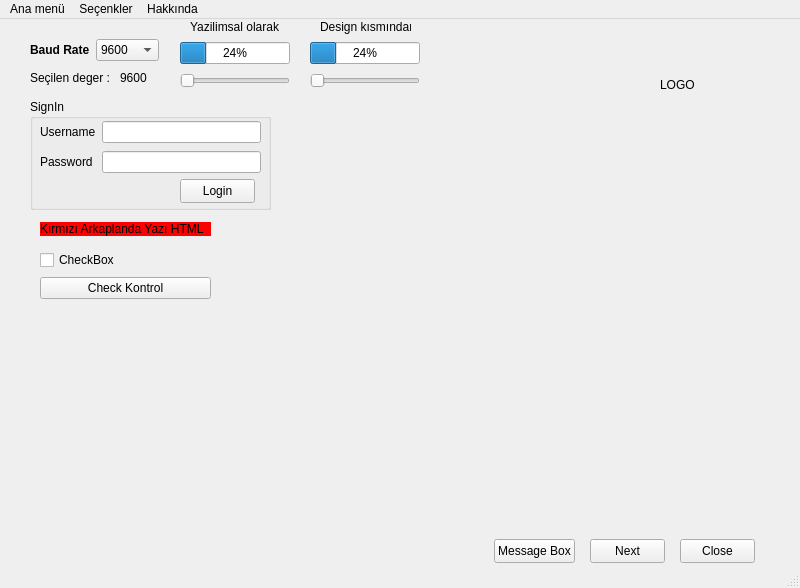
<?xml version="1.0" encoding="UTF-8"?>
<ui version="4.0">
 <class>MainWindow</class>
 <widget class="QMainWindow" name="MainWindow">
  <property name="geometry">
   <rect>
    <x>0</x>
    <y>0</y>
    <width>800</width>
    <height>588</height>
   </rect>
  </property>
  <property name="windowTitle">
   <string>MainWindow</string>
  </property>
  <widget class="QWidget" name="centralwidget">
   <widget class="QPushButton" name="pushButton">
    <property name="geometry">
     <rect>
      <x>680</x>
      <y>520</y>
      <width>75</width>
      <height>24</height>
     </rect>
    </property>
    <property name="text">
     <string>Close</string>
    </property>
   </widget>
   <widget class="QPushButton" name="pushButton_2">
    <property name="geometry">
     <rect>
      <x>590</x>
      <y>520</y>
      <width>75</width>
      <height>24</height>
     </rect>
    </property>
    <property name="text">
     <string>Next</string>
    </property>
   </widget>
   <widget class="QLabel" name="label_4">
    <property name="geometry">
     <rect>
      <x>190</x>
      <y>0</y>
      <width>91</width>
      <height>16</height>
     </rect>
    </property>
    <property name="text">
     <string>Yazilimsal olarak</string>
    </property>
   </widget>
   <widget class="QLabel" name="label_5">
    <property name="geometry">
     <rect>
      <x>320</x>
      <y>0</y>
      <width>91</width>
      <height>16</height>
     </rect>
    </property>
    <property name="text">
     <string>Design kısmından</string>
    </property>
   </widget>
   <widget class="QPushButton" name="pushButton_3">
    <property name="geometry">
     <rect>
      <x>494</x>
      <y>520</y>
      <width>81</width>
      <height>24</height>
     </rect>
    </property>
    <property name="text">
     <string>Message Box</string>
    </property>
   </widget>
   <widget class="QGroupBox" name="groupBox">
    <property name="geometry">
     <rect>
      <x>30</x>
      <y>80</y>
      <width>241</width>
      <height>111</height>
     </rect>
    </property>
    <property name="title">
     <string>SignIn</string>
    </property>
    <widget class="QPushButton" name="pushButton_4">
     <property name="geometry">
      <rect>
       <x>150</x>
       <y>80</y>
       <width>75</width>
       <height>24</height>
      </rect>
     </property>
     <property name="text">
      <string>Login</string>
     </property>
    </widget>
    <widget class="QWidget" name="layoutWidget">
     <property name="geometry">
      <rect>
       <x>10</x>
       <y>20</y>
       <width>221</width>
       <height>56</height>
      </rect>
     </property>
     <layout class="QVBoxLayout" name="verticalLayout_4">
      <item>
       <layout class="QHBoxLayout" name="horizontalLayout_3">
        <item>
         <widget class="QLabel" name="label_6">
          <property name="text">
           <string>Username</string>
          </property>
         </widget>
        </item>
        <item>
         <widget class="QLineEdit" name="username"/>
        </item>
       </layout>
      </item>
      <item>
       <layout class="QHBoxLayout" name="horizontalLayout_4">
        <item>
         <widget class="QLabel" name="label_7">
          <property name="text">
           <string>Password </string>
          </property>
         </widget>
        </item>
        <item>
         <widget class="QLineEdit" name="password"/>
        </item>
       </layout>
      </item>
     </layout>
    </widget>
   </widget>
   <widget class="QWidget" name="layoutWidget">
    <property name="geometry">
     <rect>
      <x>180</x>
      <y>20</y>
      <width>110</width>
      <height>54</height>
     </rect>
    </property>
    <layout class="QVBoxLayout" name="verticalLayout_2">
     <item>
      <widget class="QProgressBar" name="progressBar">
       <property name="value">
        <number>24</number>
       </property>
      </widget>
     </item>
     <item>
      <widget class="QSlider" name="horizontalSlider">
       <property name="orientation">
        <enum>Qt::Horizontal</enum>
       </property>
      </widget>
     </item>
    </layout>
   </widget>
   <widget class="QWidget" name="layoutWidget">
    <property name="geometry">
     <rect>
      <x>310</x>
      <y>20</y>
      <width>110</width>
      <height>54</height>
     </rect>
    </property>
    <layout class="QVBoxLayout" name="verticalLayout">
     <item>
      <widget class="QProgressBar" name="progressBar_2">
       <property name="value">
        <number>24</number>
       </property>
      </widget>
     </item>
     <item>
      <widget class="QSlider" name="horizontalSlider_2">
       <property name="orientation">
        <enum>Qt::Horizontal</enum>
       </property>
      </widget>
     </item>
    </layout>
   </widget>
   <widget class="QWidget" name="layoutWidget">
    <property name="geometry">
     <rect>
      <x>30</x>
      <y>20</y>
      <width>129</width>
      <height>50</height>
     </rect>
    </property>
    <layout class="QVBoxLayout" name="verticalLayout_3">
     <item>
      <layout class="QHBoxLayout" name="horizontalLayout">
       <item>
        <widget class="QLabel" name="label">
         <property name="font">
          <font>
           <bold>true</bold>
          </font>
         </property>
         <property name="text">
          <string>Baud Rate</string>
         </property>
        </widget>
       </item>
       <item>
        <widget class="QComboBox" name="comboBox">
         <item>
          <property name="text">
           <string>9600</string>
          </property>
         </item>
         <item>
          <property name="text">
           <string>115200</string>
          </property>
         </item>
        </widget>
       </item>
      </layout>
     </item>
     <item>
      <layout class="QHBoxLayout" name="horizontalLayout_2">
       <item>
        <widget class="QLabel" name="label_2">
         <property name="text">
          <string>Seçilen deger : </string>
         </property>
        </widget>
       </item>
       <item>
        <widget class="QLabel" name="label_3">
         <property name="text">
          <string>9600</string>
         </property>
        </widget>
       </item>
      </layout>
     </item>
    </layout>
   </widget>
   <widget class="QLabel" name="azak_logo">
    <property name="geometry">
     <rect>
      <x>660</x>
      <y>10</y>
      <width>121</width>
      <height>111</height>
     </rect>
    </property>
    <property name="text">
     <string>LOGO</string>
    </property>
   </widget>
   <widget class="QLabel" name="label_8">
    <property name="geometry">
     <rect>
      <x>40</x>
      <y>200</y>
      <width>171</width>
      <height>21</height>
     </rect>
    </property>
    <property name="text">
     <string>&lt;div style=&quot;background-color:#ff0000;&quot;&gt;Kırmızı Arkaplanda Yazı HTML&lt;/div&gt;</string>
    </property>
   </widget>
   <widget class="QWidget" name="">
    <property name="geometry">
     <rect>
      <x>40</x>
      <y>230</y>
      <width>171</width>
      <height>52</height>
     </rect>
    </property>
    <layout class="QVBoxLayout" name="verticalLayout_5">
     <item>
      <widget class="QCheckBox" name="checkBox">
       <property name="text">
        <string>CheckBox</string>
       </property>
      </widget>
     </item>
     <item>
      <widget class="QPushButton" name="pushButton_5">
       <property name="text">
        <string>Check Kontrol</string>
       </property>
      </widget>
     </item>
    </layout>
   </widget>
  </widget>
  <widget class="QMenuBar" name="menubar">
   <property name="geometry">
    <rect>
     <x>0</x>
     <y>0</y>
     <width>800</width>
     <height>22</height>
    </rect>
   </property>
   <widget class="QMenu" name="menuAna_men">
    <property name="title">
     <string>Ana menü</string>
    </property>
   </widget>
   <widget class="QMenu" name="menuSe_enkler">
    <property name="title">
     <string>Seçenkler</string>
    </property>
   </widget>
   <widget class="QMenu" name="menuHakk_nda">
    <property name="title">
     <string>Hakkında</string>
    </property>
   </widget>
   <addaction name="menuAna_men"/>
   <addaction name="menuSe_enkler"/>
   <addaction name="menuHakk_nda"/>
  </widget>
  <widget class="QStatusBar" name="statusbar"/>
 </widget>
 <resources/>
 <connections>
  <connection>
   <sender>pushButton</sender>
   <signal>clicked()</signal>
   <receiver>MainWindow</receiver>
   <slot>close()</slot>
   <hints>
    <hint type="sourcelabel">
     <x>716</x>
     <y>555</y>
    </hint>
    <hint type="destinationlabel">
     <x>367</x>
     <y>390</y>
    </hint>
   </hints>
  </connection>
  <connection>
   <sender>pushButton_2</sender>
   <signal>clicked()</signal>
   <receiver>MainWindow</receiver>
   <slot>update()</slot>
   <hints>
    <hint type="sourcelabel">
     <x>627</x>
     <y>549</y>
    </hint>
    <hint type="destinationlabel">
     <x>345</x>
     <y>442</y>
    </hint>
   </hints>
  </connection>
  <connection>
   <sender>horizontalSlider_2</sender>
   <signal>valueChanged(int)</signal>
   <receiver>progressBar_2</receiver>
   <slot>setValue(int)</slot>
   <hints>
    <hint type="sourcelabel">
     <x>729</x>
     <y>186</y>
    </hint>
    <hint type="destinationlabel">
     <x>717</x>
     <y>149</y>
    </hint>
   </hints>
  </connection>
 </connections>
</ui>
